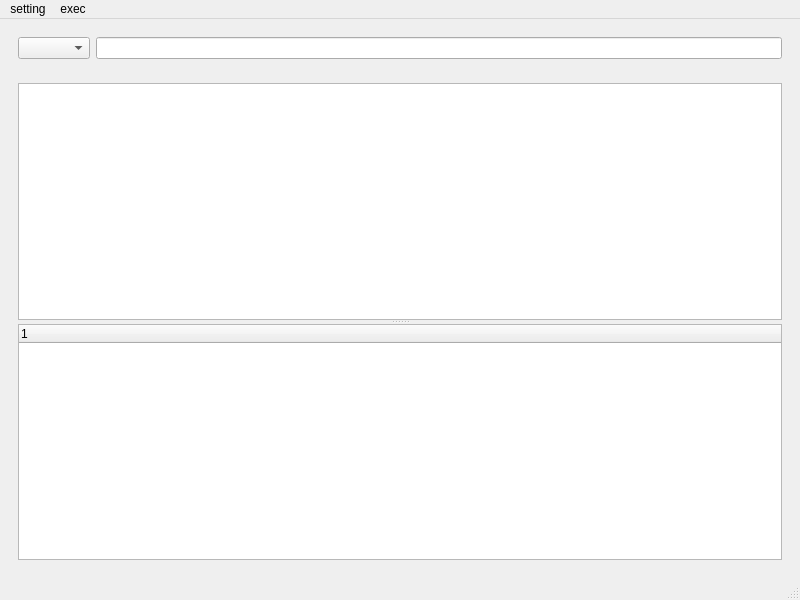
<?xml version="1.0" encoding="UTF-8"?>
<ui version="4.0">
 <class>MainWindow</class>
 <widget class="QMainWindow" name="MainWindow">
  <property name="geometry">
   <rect>
    <x>0</x>
    <y>0</y>
    <width>800</width>
    <height>600</height>
   </rect>
  </property>
  <property name="windowTitle">
   <string>MainWindow</string>
  </property>
  <widget class="QWidget" name="centralwidget">
   <layout class="QVBoxLayout" name="verticalLayout_2">
    <item>
     <widget class="QWidget" name="widget" native="true">
      <layout class="QHBoxLayout" name="horizontalLayout">
       <item>
        <widget class="QComboBox" name="comboBox">
         <property name="minimumSize">
          <size>
           <width>0</width>
           <height>0</height>
          </size>
         </property>
        </widget>
       </item>
       <item>
        <widget class="QLineEdit" name="lineEdit"/>
       </item>
      </layout>
     </widget>
    </item>
    <item>
     <widget class="QWidget" name="widget_2" native="true">
      <layout class="QVBoxLayout" name="verticalLayout">
       <item>
        <widget class="QSplitter" name="splitter">
         <property name="orientation">
          <enum>Qt::Vertical</enum>
         </property>
         <widget class="QTableWidget" name="tableWidget"/>
         <widget class="QTreeWidget" name="treeWidget">
          <column>
           <property name="text">
            <string notr="true">1</string>
           </property>
          </column>
         </widget>
        </widget>
       </item>
      </layout>
     </widget>
    </item>
   </layout>
  </widget>
  <widget class="QMenuBar" name="menubar">
   <property name="geometry">
    <rect>
     <x>0</x>
     <y>0</y>
     <width>800</width>
     <height>21</height>
    </rect>
   </property>
   <widget class="QMenu" name="menusetting">
    <property name="title">
     <string>setting</string>
    </property>
   </widget>
   <widget class="QMenu" name="menuexec">
    <property name="title">
     <string>exec</string>
    </property>
    <addaction name="actionrun_stop"/>
    <addaction name="actionclear"/>
   </widget>
   <addaction name="menusetting"/>
   <addaction name="menuexec"/>
  </widget>
  <widget class="QStatusBar" name="statusbar"/>
  <action name="actionrun_stop">
   <property name="icon">
    <iconset resource="src.qrc">
     <normaloff>:/icon.ico</normaloff>:/icon.ico</iconset>
   </property>
   <property name="text">
    <string>run/stop</string>
   </property>
   <property name="statusTip">
    <string/>
   </property>
   <property name="whatsThis">
    <string/>
   </property>
  </action>
  <action name="actionclear">
   <property name="text">
    <string>clear</string>
   </property>
  </action>
 </widget>
 <resources>
  <include location="src.qrc"/>
 </resources>
 <connections/>
</ui>
